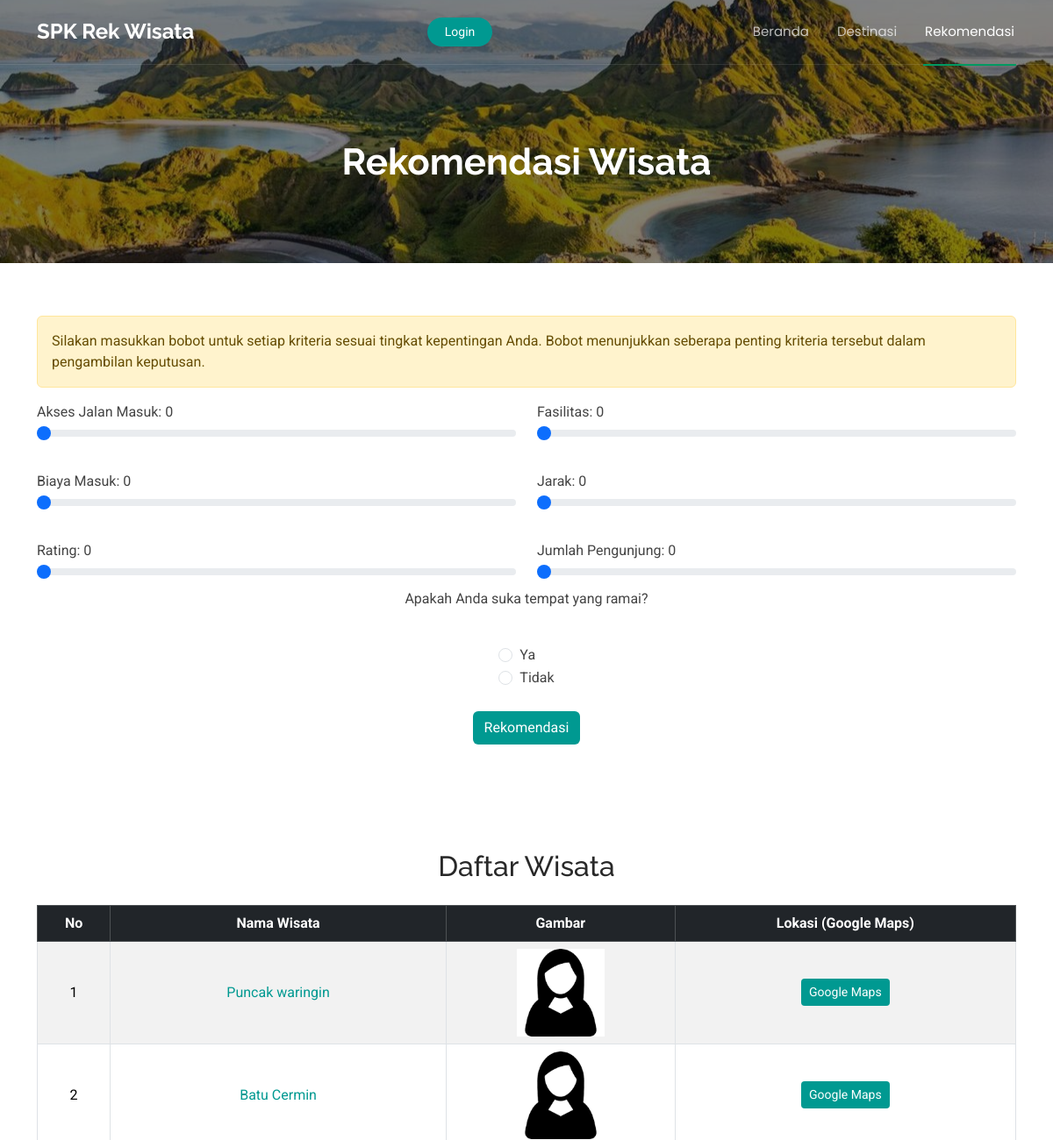
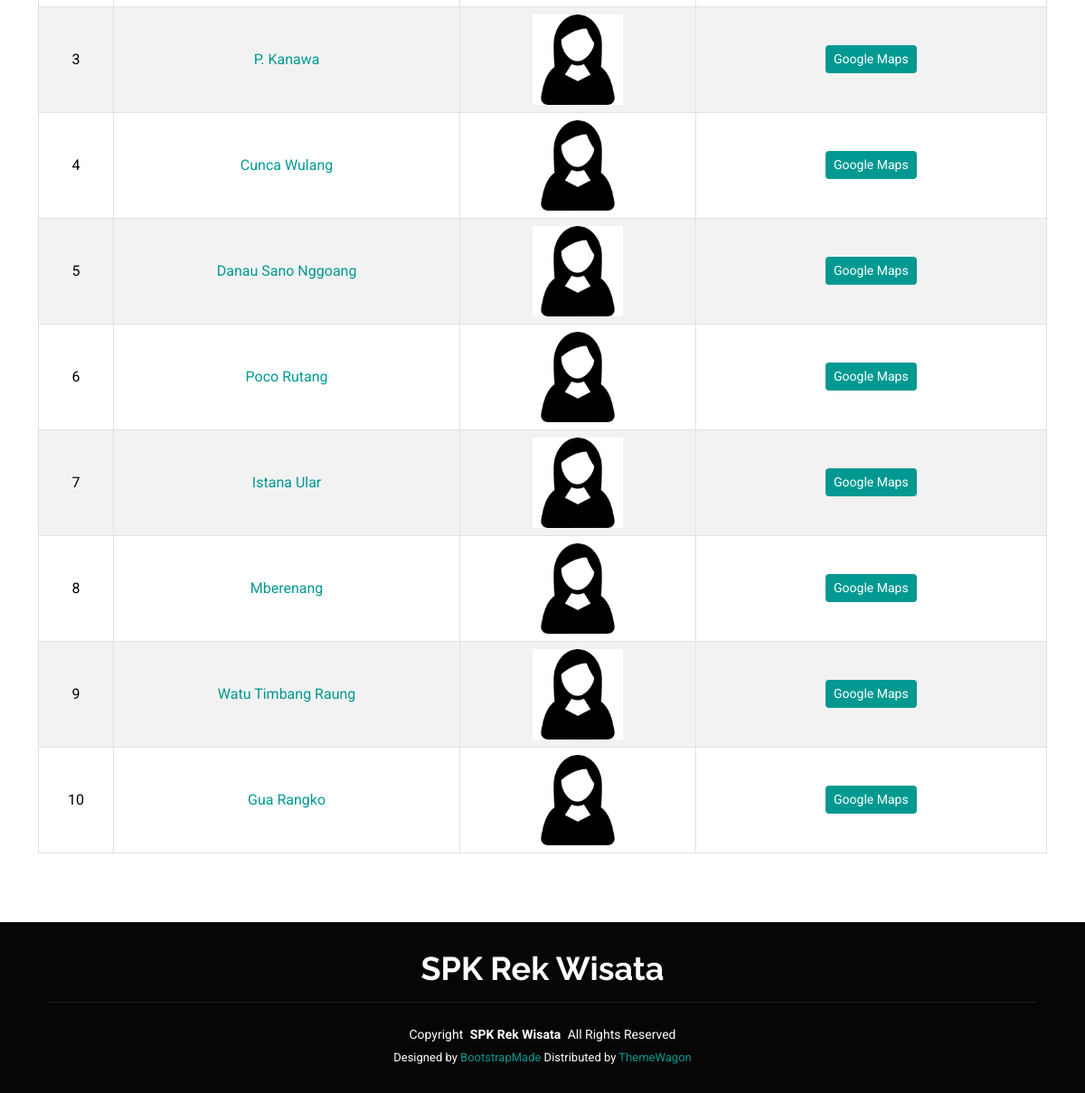
The app's page /pages/rekomendasi with its own data (2 pictures, top to bottom).
### tables this page shows
CREATE TABLE `kriteria` (
  `id_kriteria` char(3) NOT NULL,
  `nama_kriteria` varchar(255) NOT NULL,
  `jenis_kriteria` enum('Cost','Benefit') NOT NULL,
  `bobot` decimal(11,2) NOT NULL
);

CREATE TABLE `alternatif` (
  `id_alternatif` int(11) NOT NULL,
  `nama_alternatif` varchar(255) NOT NULL,
  `gambar` varchar(255) NOT NULL,
  `alamat` text NOT NULL,
  `latitude` varchar(255) NOT NULL,
  `longitude` varchar(255) NOT NULL
);

### application/controllers/Pages.php (called while the page is built, shortened)
<?php
class Pages extends CI_Controller {
	public function rekomendasi()
	{
		$listWisata = $this->db->query("SELECT * FROM alternatif")->result_array();
		$listKriteria = $this->db->query("SELECT * FROM kriteria")->result_array();
		$data = [
			'listWisata' => $listWisata,
			'listKriteria' => $listKriteria,
			'menu' => 'rekomendasi'
		];
		$this->load->view('pages/templates/header', $data);
		$this->load->view('pages/rekomendasi');
		$this->load->view('pages/templates/footer');
	}
}

### index.php (called while the page is built, shortened)
<?php
require_once BASEPATH.'core/CodeIgniter.php';

### application/views/pages/rekomendasi.php (the view, shortened to what this page needs)
<div class="page-title dark-background" data-aos="fade"
    style="background-image: url(<?=base_url()?>assets/img/hero.jpg);">
    <div class="container position-relative">
        <h1>Rekomendasi Wisata</h1>
    </div>
</div>
<section class="section">
    <div class="container">
        <div class="alert alert-warning" role="alert">
            Silakan masukkan bobot untuk setiap kriteria sesuai tingkat kepentingan Anda.
            Bobot menunjukkan seberapa penting kriteria tersebut dalam pengambilan keputusan.
        </div>
        <form id="bobotForm" action="<?= base_url('moora');?>" method="post">
            <div class="row gy-4 d-flex justify-content-center">
                <?php foreach ($listKriteria as $key => $kriteria) :?>
                <div class="col-6">
                    <label for="bobot_<?=$kriteria['id_kriteria'];?>">
                        <?=$kriteria['nama_kriteria'];?>:
                        <span id="bobot_val_<?=$kriteria['id_kriteria'];?>">0</span>
                    </label>
                    <input type="range" class="form-range bobot-input" name="bobot[<?=$kriteria['id_kriteria'];?>]"
                        id="bobot_<?=$kriteria['id_kriteria'];?>" min="0" max="100" value="0" required
                        oninput="document.getElementById('bobot_val_<?=$kriteria['id_kriteria'];?>').textContent = this.value">
                </div>
                <?php endforeach; ?>
            </div>
            <div class="row gy-4 d-flex justify-content-center">
                <p class="text-center">Apakah Anda suka tempat yang ramai?</p>
                <div class="col-auto">
                    <div class="form-check">
                        <input class="form-check-input" type="radio" name="pengunjung" id="ramaiYa" value="Ya">
                        <label class="form-check-label" for="ramaiYa">
                            Ya
                        </label>
                    </div>
                    <div class="form-check">
                        <input class="form-check-input" type="radio" name="pengunjung" id="ramaiTidak" value="Tidak">
                        <label class="form-check-label" for="ramaiTidak">
                            Tidak
                        </label>
                    </div>
                </div>
            </div>
            <div class="row">
                <div class="col-12 mt-4 d-flex justify-content-center">
                    <button class="btn text-white" style="background:#009991" type="submit">Rekomendasi</button>
                </div>
            </div>
        </form>
    </div>
</section>
<section id="blog-posts" class="blog-posts section">
    <div class="container">
        <h2 class="mb-4 text-center">Daftar Wisata</h2>
        <div class="table-responsive">
            <table class="table table-bordered table-striped align-middle text-center">
                <thead class="table-dark">
                    <tr>
                        <th>No</th>
                        <th>Nama Wisata</th>
                        <th>Gambar</th>
                        <th>Lokasi (Google Maps)</th>
                    </tr>
                </thead>
                <tbody>
                    <?php foreach ($listWisata as $key => $wisata) : ?>
                    <tr>
                        <td><?= $key + 1; ?></td>
                        <td>
                            <a href="<?= base_url('pages/detail_rekomendasi/'.$wisata['id_alternatif']); ?>">
                                <?= $wisata['nama_alternatif']; ?>
                            </a>
                        </td>
                        <td>
                            <img src="<?= base_url('uploads/').$wisata['gambar']; ?>" alt="Gambar Wisata" width="100">
                        </td>
                        <td>
                            <a target="_blank" class="btn btn-sm text-white" style="background:#009991"
                                href="https://www.google.com/maps/dir/?api=1&destination=<?= $wisata['latitude']; ?>,<?= $wisata['longitude']; ?>">
                                Google Maps
                            </a>
                        </td>
                    </tr>
                    <?php endforeach; ?>
                </tbody>
            </table>
        </div>
    </div>
</section>

### assets/css/main.css (style rules this page uses)
:root { --default-font: "Roboto", system-ui, -apple-system, "Segoe UI", Roboto, "Helvetica Neue", Arial, "Noto Sans", "Liberation Sans", sans-serif, "Apple Color Emoji", "Segoe UI Emoji", "Segoe UI Symbol", "Noto Color Emoji"; --heading-font: "Raleway", sans-serif; --nav-font: "Poppins", sans-serif; }
:root { --background-color: #ffffff; --default-color: #444444; --heading-color: #282828; --accent-color: #009991; --surface-color: #ffffff; --contrast-color: #ffffff; }
:root { --nav-color: #ffffff; --nav-hover-color: #009961; --nav-mobile-background-color: #ffffff; --nav-dropdown-background-color: #ffffff; --nav-dropdown-color: #444444; --nav-dropdown-hover-color: #009961; }
.dark-background { --background-color: #060606; --default-color: #ffffff; --heading-color: #ffffff; --surface-color: #252525; --contrast-color: #ffffff; }
:root { scroll-behavior: smooth; }
body { color: var(--default-color); background-color: var(--background-color); font-family: var(--default-font); }
a { color: var(--accent-color); text-decoration: none; transition: 0.3s; }
h1, h2, h3, h4, h5, h6 { color: var(--heading-color); font-family: var(--heading-font); }
.page-title { color: var(--default-color); background-color: var(--background-color); background-size: cover; background-position: center; background-repeat: no-repeat; padding: 160px 0 80px 0; text-align: center; position: relative; }
.page-title:before { content: ""; background-color: color-mix( in srgb, var(--background-color), transparent 50% ); position: absolute; inset: 0; }
.page-title h1 { font-size: 42px; font-weight: 700; margin-bottom: 10px; }
section, .section { color: var(--default-color); background-color: var(--background-color); padding: 60px 0; scroll-margin-top: 72px; overflow: clip; }

### records on screen
kriteria: nama_kriteria "Akses Jalan Masuk"
kriteria: nama_kriteria "Fasilitas"
kriteria: nama_kriteria "Biaya Masuk"
kriteria: nama_kriteria "Jarak"
kriteria: nama_kriteria "Rating"
kriteria: nama_kriteria "Jumlah Pengunjung"
alternatif: nama_alternatif "Puncak waringin", gambar (picture)
alternatif: nama_alternatif "Batu Cermin", gambar (picture)
alternatif: nama_alternatif "P. Kanawa", gambar (picture)
alternatif: nama_alternatif "Cunca Wulang", gambar (picture)
alternatif: nama_alternatif "Danau Sano Nggoang", gambar (picture)
alternatif: nama_alternatif "Poco Rutang", gambar (picture)
alternatif: nama_alternatif "Istana Ular", gambar (picture)
alternatif: nama_alternatif "Mberenang", gambar (picture)
alternatif: nama_alternatif "Watu Timbang Raung", gambar (picture)
alternatif: nama_alternatif "Gua Rangko", gambar (picture)
